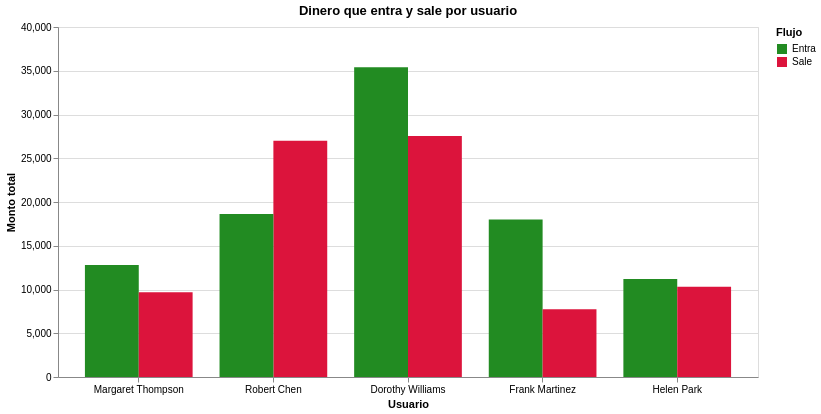

The notebook cell saved with this chart:
### Markdown cell above
## 15. Total money in vs. total money out, per user

**What I'm doing:** grouped bars with the total money coming in (green) and going out (red) for each user.

**Why:** it is a quick sanity check on proportions. In a normal account, inflows are few and regular (pension) and outflows are many and small. If a user moves much more money than their income, or if inflows and outflows are similar, they deserve a closer look. Note Dorothy: she moves a lot of money for a monthly income of only 2,100.

### Code cell
chart = (
    alt.Chart(df_full)
    .mark_bar()
    .encode(
        x=alt.X(
            "name:N",
            title="Usuario",
            scale=alt.Scale(domain=USUARIOS),
            axis=alt.Axis(labelAngle=0)
        ),
        xOffset=alt.XOffset("flujo:N"),
        y=alt.Y("sum(amount):Q", title="Monto total"),
        color=alt.Color(
            "flujo:N",
            title="Flujo",
            scale=alt.Scale(domain=["Entra", "Sale"], range=["forestgreen", "crimson"])
        ),
        tooltip=[
            alt.Tooltip("name:N", title="Usuario"),
            alt.Tooltip("flujo:N", title="Flujo"),
            alt.Tooltip("count():Q", title="Transacciones"),
            alt.Tooltip("sum(amount):Q", title="Monto total", format=",.2f")
        ]
    )
    .properties(width=700, height=350, title="Dinero que entra y sale por usuario")
)

chart

### Figure 1 — Vega-Lite specification as saved in the notebook (floating-point values rounded to 4 significant figures; data arrays with more than 128 entries replaced by an {"elided": "..."} marker saying what was removed)
{"config": {"view": {"continuousWidth": 300, "continuousHeight": 300}}, "data": {"name": "data-ca27c8621f83767de24e2d706e1c486c"}, "mark": {"type": "bar"}, "encoding": {"color": {"field": "flujo", "scale": {"domain": ["Entra", "Sale"], "range": ["forestgreen", "crimson"]}, "title": "Flujo", "type": "nominal"}, "tooltip": [{"field": "name", "title": "Usuario", "type": "nominal"}, {"field": "flujo", "title": "Flujo", "type": "nominal"}, {"aggregate": "count", "title": "Transacciones", "type": "quantitative"}, {"aggregate": "sum", "field": "amount", "format": ",.2f", "title": "Monto total", "type": "quantitative"}], "x": {"axis": {"labelAngle": 0}, "field": "name", "scale": {"domain": ["Margaret Thompson", "Robert Chen", "Dorothy Williams", "Frank Martinez", "Helen Park"]}, "title": "Usuario", "type": "nominal"}, "xOffset": {"field": "flujo", "type": "nominal"}, "y": {"aggregate": "sum", "field": "amount", "title": "Monto total", "type": "quantitative"}}, "height": 350, "title": "Dinero que entra y sale por usuario", "width": 700, "$schema": "https://vega.github.io/schema/vega-lite/v6.4.1.json", "datasets": {"data-ca27c8621f83767de24e2d706e1c486c": {"elided": "291 records"}}}
